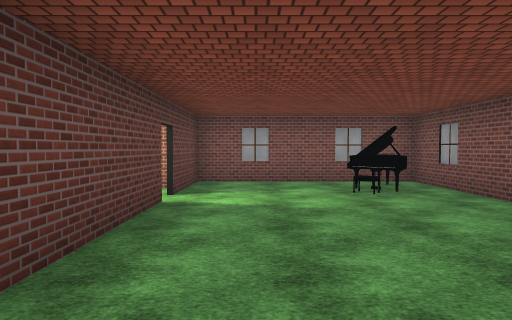
[1] (above)

19 first-person views from a walk through a scene from a Unity 3-D project. The camera is 1.5 m above the floor, tilts 2° down and sees 75° across. Doors are open. The floor is counted in squares, 2 m on a side. Each view is taken from the middle of a square. On the plan, view 1 faces up. The plan holds only what a view shows up to about 11 squares ahead; the rest is blank. The place goes on beyond the plan. The player character is not drawn. Surface patterns are stand-ins for the level's own textures.

[2]
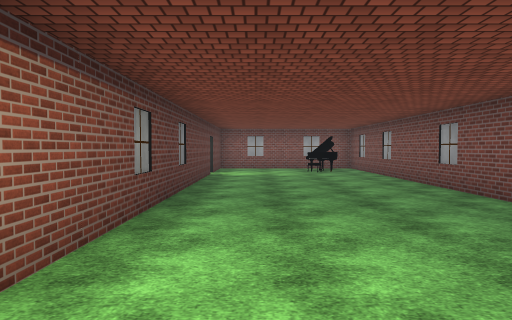

[3]
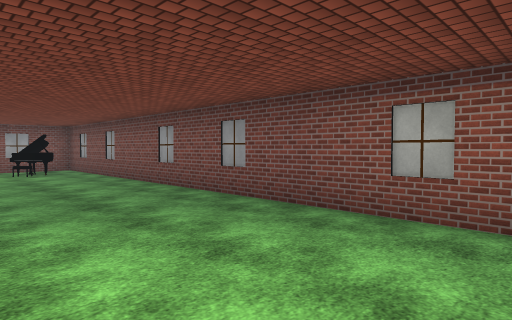

[4]
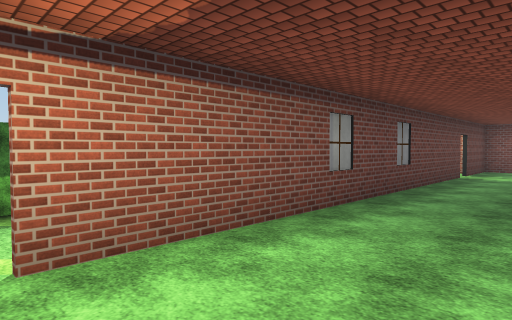

[5]
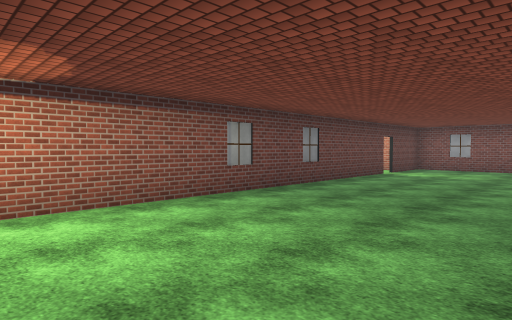

[6]
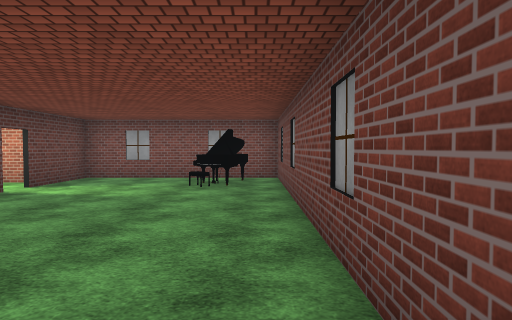

[7]
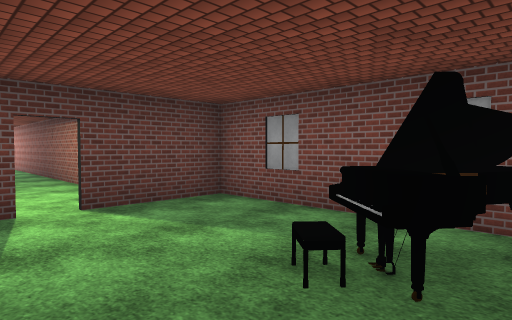

[8]
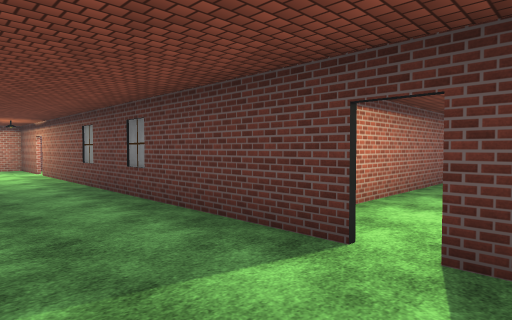

[9]
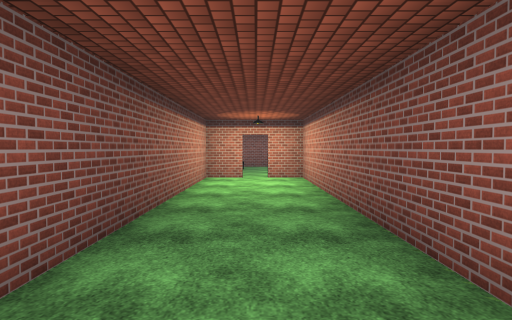

[10]
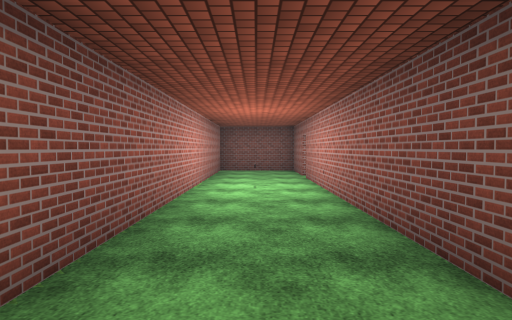

[11]
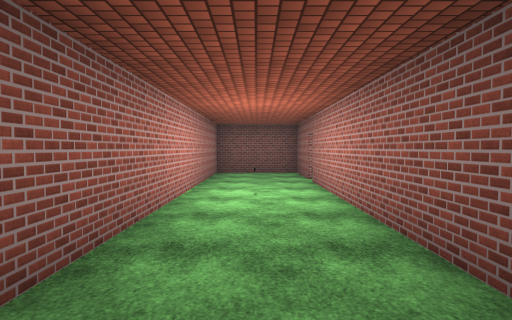

[12]
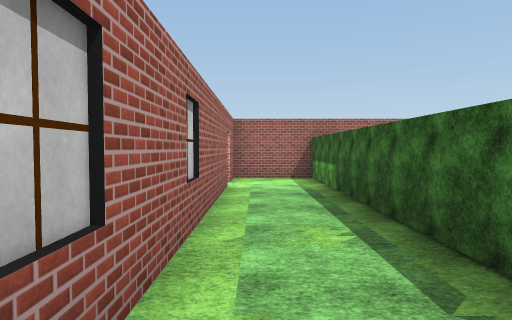

[13]
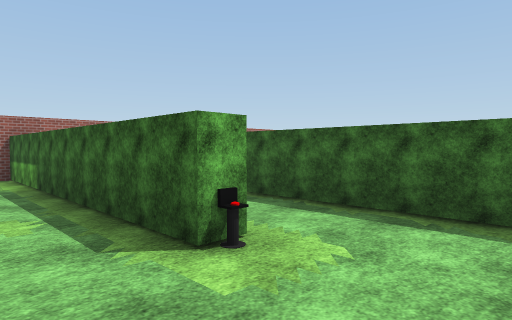

[14]
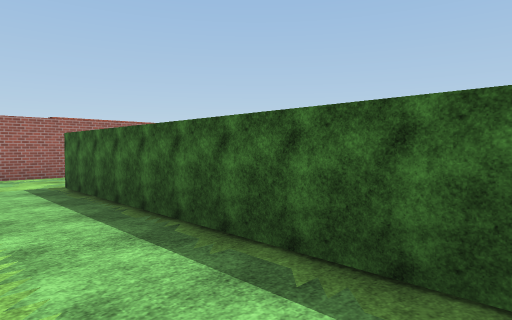

[15]
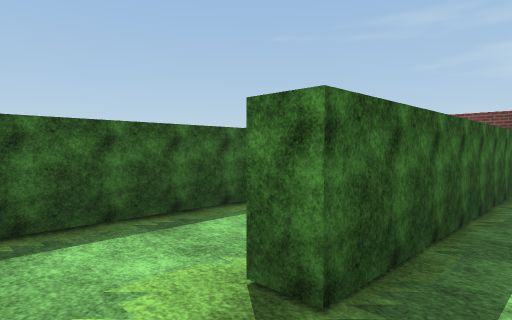

[16]
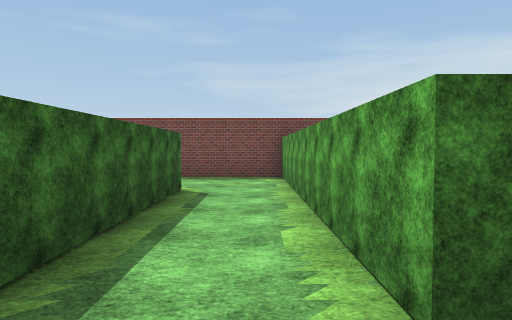

[17]
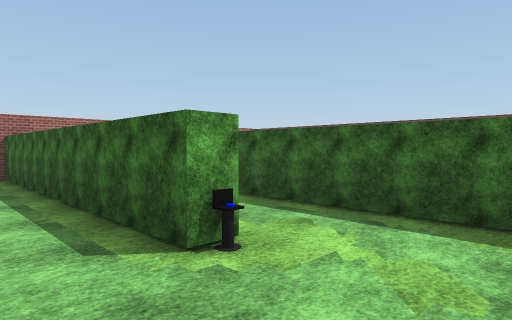

[18]
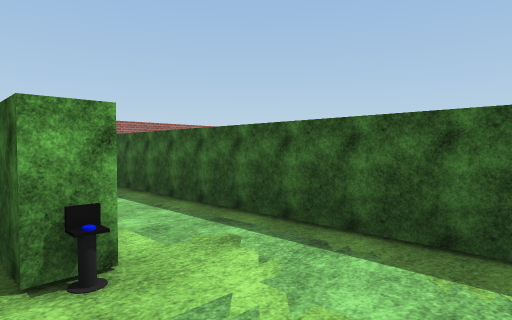

[19]
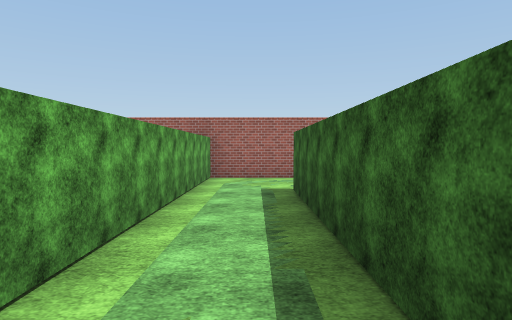

### Floor plan
Points are (right, up) in squares from view 1. A wall is a line through its corners. A room is listed if a view was taken in it or the views show most of it. See-through windows are left out.
Room 1 (views 1, 2, 3, 4, 5, 6, 7, 8)
walls: (-1.3, 4.8) (-1.3, -4.7); (3.6, -4.6) (3.6, 7.5) (-1.3, 7.5) (-1.3, 5.3)
ways out: open door at (-1, 5) to room 2; open door at (-1, -5) to room 3
objects: piano (2, 6) to (3, 7)
Room 2 (views 9, 10, 11)
walls: (-14.1, 6.3) (-16.1, 6.3); (-16.2, 6.8) (-16.2, 3.8) (-1.4, 3.8) (-1.4, 4.8); (-1.4, 5.3) (-1.4, 6.3) (-13.5, 6.3)
ways out: open door at (-1, 5) to room 1; open door at (-14, 6)
Room 3 (views 12, 13, 14, 15)
walls: (-4, 1) (-3.4, 1) (-3.4, -5.5); (-1.4, -4.6) (-1.4, 1.4); (-5.8, 2.9) (-5.8, -3.7) (-6.3, -3.7)
ways out: open door at (-1, -5) to room 1; opening at (-6, -4.5) to room 4
Room 4 (views 16, 17, 18, 19)
walls: (-8.9, 1) (-8.3, 1) (-8.3, -5.5); (-10.7, 2.8) (-10.7, 0.6); (-6.3, -3.7) (-6.3, 3.7) (-9, 3.7)
ways out: opening at (-6, -4.5) to room 3; opening at (-10, 0)

Where each view was taken, in squares from view 1:
view 1: 0 up, 0 right, facing up
view 2: 5 down, 0 right, facing up
view 3: 5 down, 0 right, facing up-right
view 4: 5 down, 1 right, facing up-left
view 5: 5 down, 3 right, facing up-left
view 6: 1 down, 3 right, facing up
view 7: 4 up, 3 right, facing up-left
view 8: 6 up, 1 right, facing down-left
view 9: 5 up, 10 left, facing right
view 10: 5 up, 5 left, facing left
view 11: 5 up, 6 left, facing left
view 12: 2 up, 2 left, facing down
view 13: 3 up, 2 left, facing down-left
view 14: 3 up, 4 left, facing down-left
view 15: 5 down, 5 left, facing up-left
view 16: 5 down, 7 left, facing up
view 17: 3 up, 7 left, facing down-left
view 18: 3 up, 8 left, facing down-left
view 19: 2 up, 10 left, facing down
